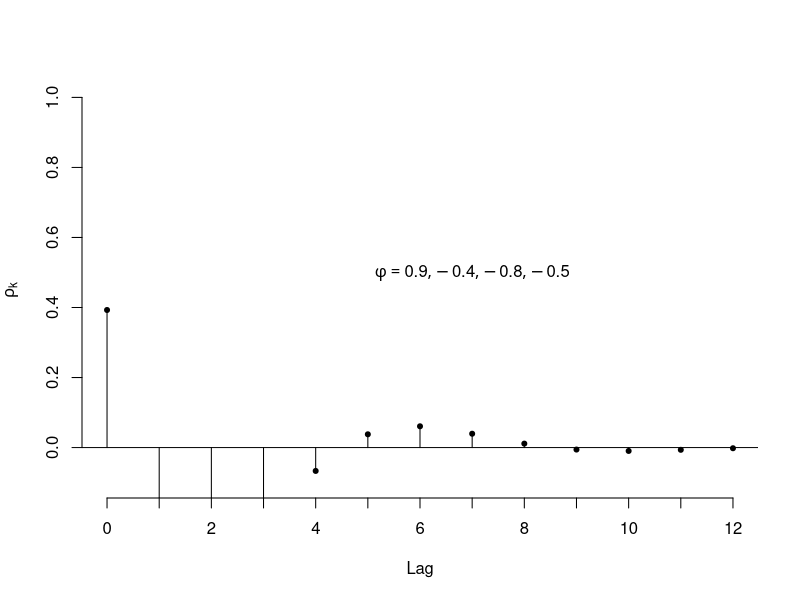

Write R code to recreate this figure.
# This test is for ACF graph to see the combination of data in different omega and theta attributes

xx=ARMAacf(ar=c(0.9, -0.4), ma=c(-0.8, -0.5),lag.max=13)
plot(y=xx[-1],x=0:12,type='h', xlab='Lag',ylab=expression(rho[k]),axes=F,ylim=c(-0.1,1.0))
points(y=xx[-1],x=0:12,pch=20); abline(h=0)
axis(1,at=0:12, labels=c(0,NA,2,NA,4,NA,6,NA,8,NA,10,NA,12)); axis(2)
text(x=7,y=.5,labels=expression(list(phi==0.9, -0.4, -0.8, -0.5)))
